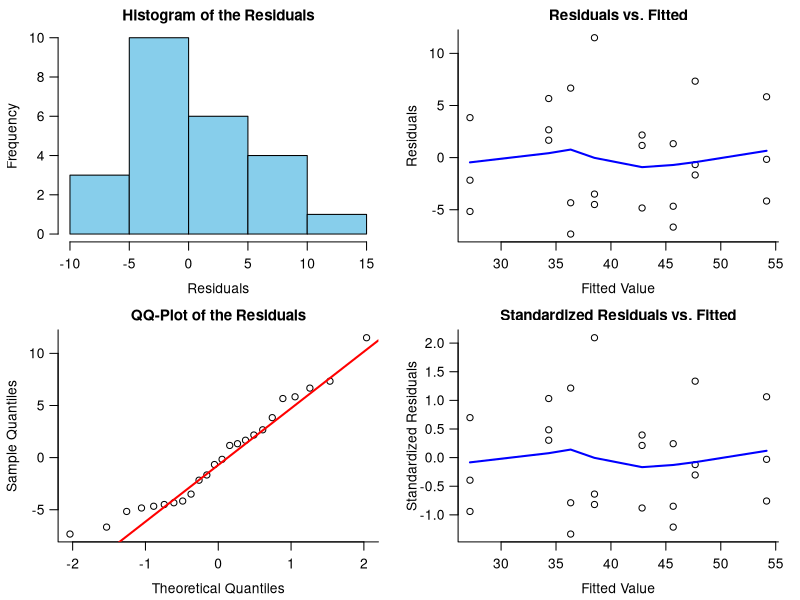
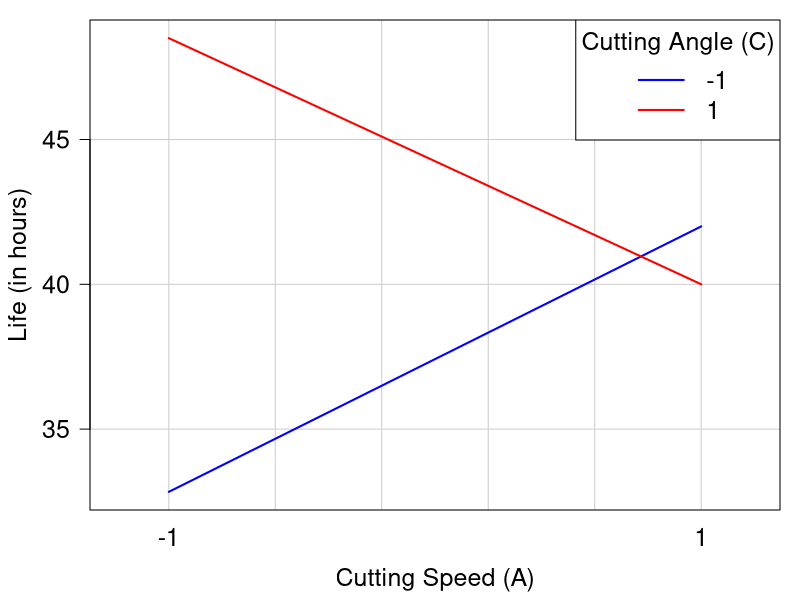

Reproduce these figures in R, in order.
##################################################
# Filename: hw2.R
# Purpose : Experimental Design, HW2 6-1 (d) (e)
# Author  : Potumas Liu
# Date    : 2025/03/30
##################################################


##################################################
# 6-1 (d)
##################################################
# the fitted model
estimate <- function (vec) {
    r <- 3; N <- r*8
    b0  <- 980 / N 
    b1  <- 4 / (r*4) / 2
    b2  <- 136 / (r*4) / 2
    b3  <- 82 / (r*4) / 2
    b13 <- (-106) / (r*4) / 2

    x1 <- vec[1]; x2 <- vec[2]; x3 <- vec[3]

    return ( b0 + b1*x1 + b2*x2 + b3*x3 + b13*x1*x3 )
}

# original data
dat <- c(22, 31, 25,
         32, 43, 29,
         35, 34, 50,
         55, 47, 46,
         44, 45, 38,
         40, 37, 36,
         60, 50, 54, 
         39, 41, 47)

# coded factors
effect <- list(c(-1, -1, -1), 
               c( 1, -1, -1),
               c(-1,  1, -1), 
               c( 1,  1, -1),
               c(-1, -1,  1),
               c( 1, -1,  1),
               c(-1,  1,  1),
               c( 1,  1,  1))

# estimated values
estimated <- lapply(effect, estimate)
estimated <- t(sapply(estimated, FUN = function(x) { return(rep(x, 3)) }))
print(estimated)

# residuals
residual <- dat - as.numeric(t(estimated))
print(residual)


# plot the residuals
res <- as.numeric(t(residual)); est <- as.numeric(t(estimated))
se <- sqrt(30.167)
print(res); print(est)

pdf("6-1-(d)-residuals.pdf")

par(mfrow=c(2, 2), 
    mar = c(3.5, 3.5, 1.8, 1.3),  # margin for each side (bltr)
    font.main = 2,  # 1: normal, 2: bold
    mgp = c(2.3, 0.8, 0))  # Default is c(3, 1, 0)

# font sizes, point types
lab <- 1; main <- 1.1; pch <- 1; cex <- 1

# histogram
hist(res, las=1, bty="l", cex.lab=lab, cex.main=main,
     main="Histogram of the Residuals", xlab="Residuals", 
     col="skyblue")
# scatter plot of residuals and fitted values
plot(x=est, y=res, las=1, bty="l",
     cex.lab=lab, cex.main=main, pch=pch, cex=cex,
     main="Residuals vs. Fitted", xlab="Fitted Value", ylab="Residuals")
lines(lowess(est, res), col="blue", lwd=2)
# QQ plot
qqnorm(res, main="QQ-Plot of the Residuals", bty="l", 
       las=1, pch=pch, cex.main=main, cex=cex, cex.lab=lab)
qqline(res, col="red", lwd=2)
# Standardized Residual Plot
plot(est, res/se, las=1, pch=pch, bty="l", 
     cex.main=main, cex=cex, cex.lab=lab,
     main="Standardized Residuals vs. Fitted",          
     xlab="Fitted Value", ylab="Standardized Residuals")
    lines(lowess(est, res/se), col="blue", lwd=2)

dev.off()


# testing residual normality
ksP <- ks.test(res, "pnorm")$p
adP <- nortest::ad.test(res)$p
swP <- shapiro.test(res)$p
llP <- nortest::lillie.test(res)$p

# testing non-constant variance of residuals
effectMtx <- sapply(effect, FUN = function(x) { 
        x1 <- x[1]
        x2 <- x[2]
        x3 <- x[3]
        x13 <- x1 * x3
        return(rep(c(x1, x2, x3, x13), 3))
    })
effectMtx <- 
    data.frame(matrix(as.numeric(effectMtx), ncol=4, byrow=TRUE))

dat <- cbind(dat, effectMtx)
bpP <- car::ncvTest(lm(dat~., data=dat))$p

testRes <- c(ksP, adP, swP, llP, bpP)
names(testRes) <- c("KS", "AD", "SW", "Li", "BP")
write.csv(testRes, "6-1-(d)-testResults.csv")



##################################################
# 6-1 (e)
##################################################
# interaction plot between factor A and factor C
rawDat <- dat[-5]
colnames(rawDat) <- c("y", "A", "B", "C")
print(rawDat)

# interaction plot
pdf("6-1(e).pdf")
par(mar=c(4.5, 4.5, 1, 1))
interaction.plot(
    x.factor = rawDat$A,      
    trace.factor = rawDat$C,     
    response = rawDat$y,     
    col = c("blue", "red"),             
    las=1, lty = 1, lwd = 2, pch = 16,
    main = "",
    ylab = "Life (in hours)", xlab = "Cutting Speed (A)",
    cex.lab=1.5, cex.axis=1.5,
    legend=F, 
    panel.first = {
        grid(nx=NULL, ny=NULL, col="gray80", lty=1, lwd=1)
    }
)
legend("topright", title="Cutting Angle (C)",
       legend=c("-1", "1"), col=c("blue", "red"), lwd=2,
       title.cex=1.5, cex=1.5, bg="white")
dev.off()



# Additional code for non-constant variance test

# manually conducting the BP test
# create squared residuals
#res_sq <- res^2
#effectMtx <- cbind(res_sq, effectMtx)
# regressing squared residuals on intercept
#aux_model <- lm(res_sq ~ ., data=effectMtx)
#R2 <- summary(aux_model)$r.square
#k <- ncol(effectMtx)-1
#n <- nrow(effectMtx)

# chi-square statistic
#LM <- n*R2
#print(1 - pchisq(LM, df=k))

# F statistic
#Fvalue <- ( R2 / k ) / (1 - (R2 / (n-k-1))) 
#print(1 - pf(Fvalue, df1=k, df2=(n-k-1)))

# another ncv test
#lmtest::bptest(lm(dat~., data=dat))
